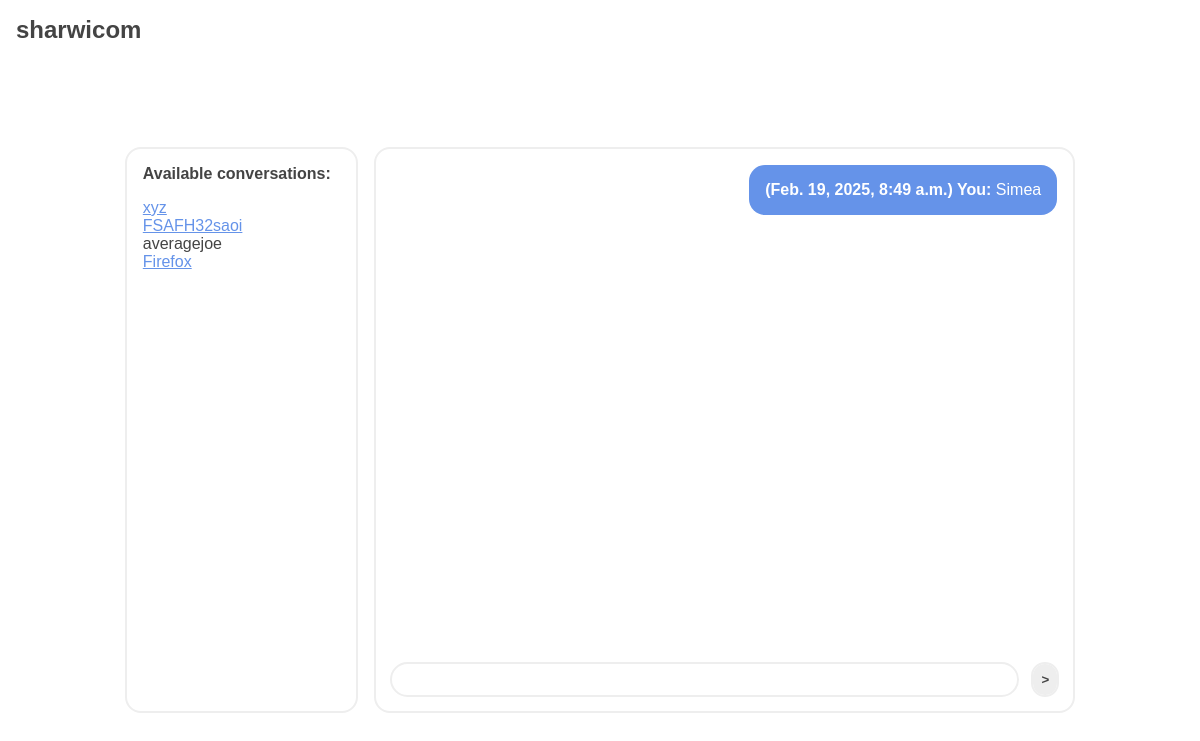
Before: /conversation/averagejoe (signed in) with the older database file.
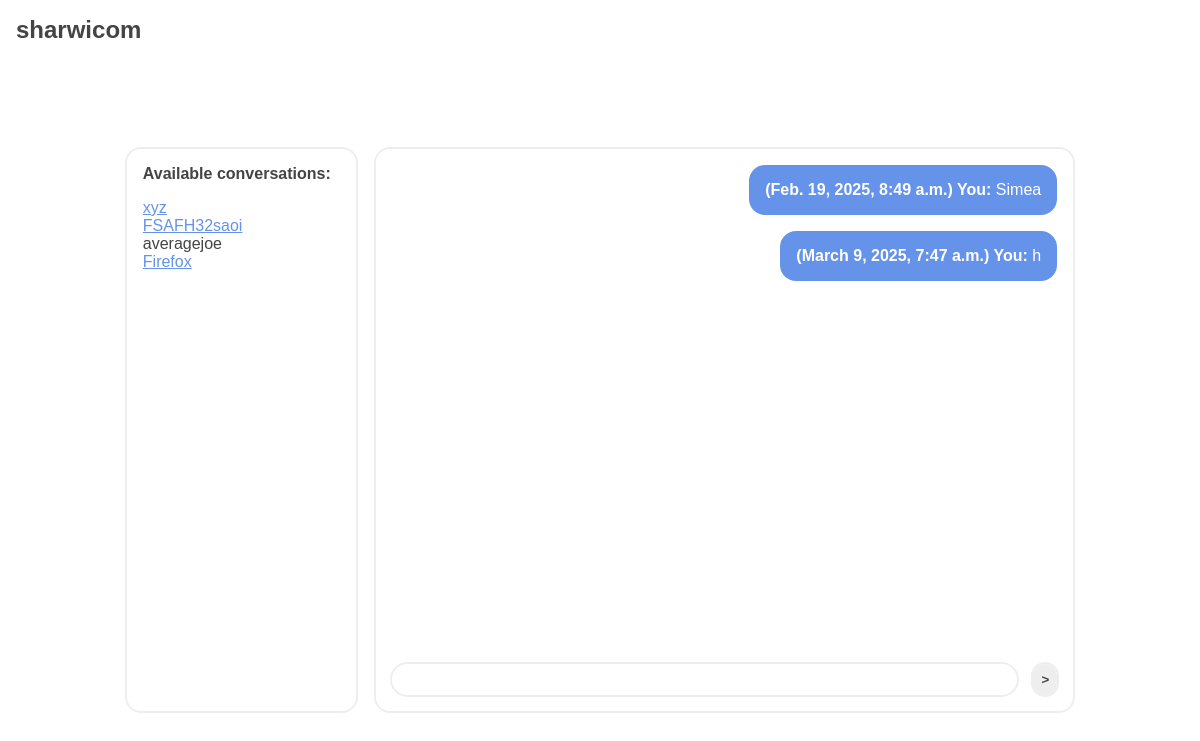
After: the same page with the newer database file.
### mainapp/models.py (models this page shows)
class Conversation(models.Model):
    person1 = models.ForeignKey(User, related_name="conversations_as_person1", on_delete=models.CASCADE)
    person2 = models.ForeignKey(User, related_name="conversations_as_person2", on_delete=models.CASCADE)

class Message(models.Model):
    content = models.TextField()
    author = models.ForeignKey(User, on_delete=models.CASCADE)
    date = models.DateTimeField(auto_now_add=True)
    conversation = models.ForeignKey(Conversation, on_delete=models.CASCADE)

### mainapp/views.py (the view, shortened to what this page needs)
# urls.py: path('conversation/<str:recipient_name>', views.conversation, name='conversation'),
@login_required
def conversation(request, recipient_name):
    template = loader.get_template('mainapp/conversation.html')
    try: user = User.objects.get(username=recipient_name)
    except: return HttpResponse(template.render({'success': False, 'message': "A user specified in the URL does not exist!"}, request))
    try: conversation = Conversation.objects.get((Q(person1=request.user) & Q(person2=user)) | (Q(person1=user) & Q(person2=request.user)))
    except: return HttpResponse(template.render({'success': False, 'message': "Didn't find a conversation with that user!"}, request))
    messages = Message.objects.filter(conversation=conversation)
    user_conversations = get_non_empty_conversations(request.user)
    context = {
        'success': True,
        'messages': messages,
        'recipient_name': recipient_name,
        'convs': user_conversations
    }
    return HttpResponse(template.render(context, request))

### mainapp/views.py (called while the page is built)
def get_non_empty_conversations(user):
    conversations = Conversation.objects.filter(Q(person1=user) | Q(person2=user))
    non_empty_conversations = []
    for conversation in conversations:
        message = Message.objects.filter(conversation=conversation).first()
        if message: # if no mesage was found
           non_empty_conversations.append(conversation)
    return non_empty_conversations

### mainapp/templates/mainapp/conversation.html (shortened to what this page needs)
{% extends "mainapp/home-base.html" %}
{% load static %}
{% block body %}
{% if success %}
<div class="conversations-wrapper">
    <div class="available-conversations hidable">
    <div class="title">
        Available conversations:
    </div>
    {% for conv in convs %}
        <div class="available-conversation">
        {% if conv.person1 == request.user %}
            {% if conv.person2.username == recipient_name %}
                {{ conv.person2.username }}
            {% else %}
                <a href="{% url 'conversation' conv.person2.username %}">{{ conv.person2.username }}</a>
            {% endif %}
        {% else %}
            {% if conv.person1.username == recipient_name %}
                {{ conv.person1.username }}
            {% else %}
                <a href="{% url 'conversation' conv.person1.username %}">{{ conv.person1.username }}</a>
            {% endif %}
        {% endif %}
        </div>
    {% endfor %}
    </div>
    <div class="active-conversation">
        <div class="conversation" data-user="{{ request.user.username }}" data-recipient="{{ recipient_name }}">
            {% for msg in messages %}
                {% if msg.author == request.user %}
                    <div class="you"><div class="message"><b>({{ msg.date }}) You:</b> {{ msg.content }}</div></div>
                {% else %}
                    <div class="recipient"><div class="message"><b>({{ msg.date }}) {{ recipient_name }}:</b> {{ msg.content }}</div></div>
                {% endif %}
            {% endfor %}
        </div>
        <div class="create" method="post">
            <input class="message" name="message-content" type="text">
            <button type="submit" class="send-message">></button>
        </div>
    </div>
</div>
{% else %}
{{ message }}
{% endif %}
{% endblock %}

### mainapp/templates/mainapp/home-base.html
{% extends "mainapp/main.html" %}
{% block content %}
<div class="home-wrapper">
    <div class="header">
        <div class="title">
            <a href="/home/">sharwicom</a>
        </div>
    </div>
    <div class="body">
        {% block body %}{% endblock %}
    </div>
</div>
{% endblock %}

### mainapp/templates/mainapp/main.html (shortened to what this page needs)
{% load static %}
<!DOCTYPE html>
<html lang="en">
<head>
    <link rel="stylesheet" href="{% static 'mainapp/css/main.css' %}">
</head>
<body>
    <div class="sharwicom-wrapper">
    {% block content %}{% endblock %}
    </div>
</body>
</html>

### mainapp/static/mainapp/css/main.css (style rules this page uses)
html, body { margin: 0; height: 100%; }
.sharwicom-wrapper { height: 100%; overflow: hidden; background-color: #ffffff; color: #444444; }
.sharwicom-wrapper * { box-sizing: border-box; font-family: "Gill Sans", "Gill Sans MT", Calibri, "Trebuchet MS", sans-serif !important; }
.sharwicom-wrapper a { color: #6593e9; }
.sharwicom-wrapper .home-wrapper { height: 100%; overflow: hidden; display: flex; flex-direction: column; }
.sharwicom-wrapper .home-wrapper .header { flex-shrink: 0; color: #444444; padding: 1rem; font-size: 1.5rem; font-weight: 900; }
.sharwicom-wrapper .home-wrapper .header a { color: #444444; text-decoration: none; }
.sharwicom-wrapper .home-wrapper .body { height: 100%; flex-grow: 1; overflow: hidden; padding: 1rem; }
.sharwicom-wrapper .home-wrapper .body .conversations-wrapper { height: 100%; overflow: hidden; display: flex; flex-direction: column; gap: 1rem; justify-content: center; align-items: center; }
.sharwicom-wrapper .home-wrapper .body .conversations-wrapper .hidable { display: none; }
.sharwicom-wrapper .home-wrapper .body .conversations-wrapper .available-conversations, .sharwicom-wrapper .home-wrapper .body .conversations-wrapper .active-conversation, .sharwicom-wrapper .home-wrapper .body .conversations-wrapper .search-conversations { border: solid #eeeeee 2px; border-radius: 1rem; padding: 1rem; height: 80%; }
.sharwicom-wrapper .home-wrapper .body .conversations-wrapper .available-conversations { width: 100%; }
.sharwicom-wrapper .home-wrapper .body .conversations-wrapper .title { font-weight: 900; margin-bottom: 1rem; }
.sharwicom-wrapper .home-wrapper .body .conversations-wrapper .active-conversation { display: flex; flex-direction: column; width: 100%; flex-grow: 1; }
.sharwicom-wrapper .home-wrapper .body .conversations-wrapper .active-conversation .conversation { flex-grow: 1; overflow-y: auto; display: flex; flex-direction: column; min-height: 0; max-height: 100%; gap: 1rem; }
.sharwicom-wrapper .home-wrapper .body .conversations-wrapper .active-conversation .conversation .you, .sharwicom-wrapper .home-wrapper .body .conversations-wrapper .active-conversation .conversation .recipient { width: 80%; }
.sharwicom-wrapper .home-wrapper .body .conversations-wrapper .active-conversation .conversation .you .message, .sharwicom-wrapper .home-wrapper .body .conversations-wrapper .active-conversation .conversation .recipient .message { width: fit-content; background-color: #eeeeee; padding: 1rem; border-radius: 1rem; word-break: break-all; }
.sharwicom-wrapper .home-wrapper .body .conversations-wrapper .active-conversation .conversation .you { margin-left: auto; }
.sharwicom-wrapper .home-wrapper .body .conversations-wrapper .active-conversation .conversation .you .message { margin-left: auto; background-color: #6593e9; color: #ffffff; }
.sharwicom-wrapper .home-wrapper .body .conversations-wrapper .active-conversation .create { flex-shrink: 0; display: flex; gap: 1rem; padding-top: 1rem; }
.sharwicom-wrapper .home-wrapper .body .conversations-wrapper .active-conversation .create .message { flex-grow: 1; padding: 0.5rem; background-color: #ffffff; outline: #eeeeee solid 2px !important; border-radius: 1rem; border: none; color: #444444; transition: all 0.2s ease-in-out; }
.sharwicom-wrapper .home-wrapper .body .conversations-wrapper .active-conversation .create .send-message { padding: 0.5rem; background-color: #eeeeee; border-radius: 1rem; border: none; color: #444444; font-weight: 900; transition: all 0.2s ease-in-out; outline: #eeeeee solid 2px !important; flex-shrink: 0; }
@media only screen and (min-width: 768px) { .sharwicom-wrapper .home-wrapper .body .conversations-wrapper { flex-direction: row; } }
@media only screen and (min-width: 768px) { .sharwicom-wrapper .home-wrapper .body .conversations-wrapper .active-conversation { width: 60%; flex-grow: unset; } }
@media only screen and (min-width: 768px) { .sharwicom-wrapper .home-wrapper .body .conversations-wrapper .available-conversations { display: block; width: 20%; } }

Changed rows visible on the page:
added Message: date "March 9, 2025, 7:47 a.m.", content "h"
